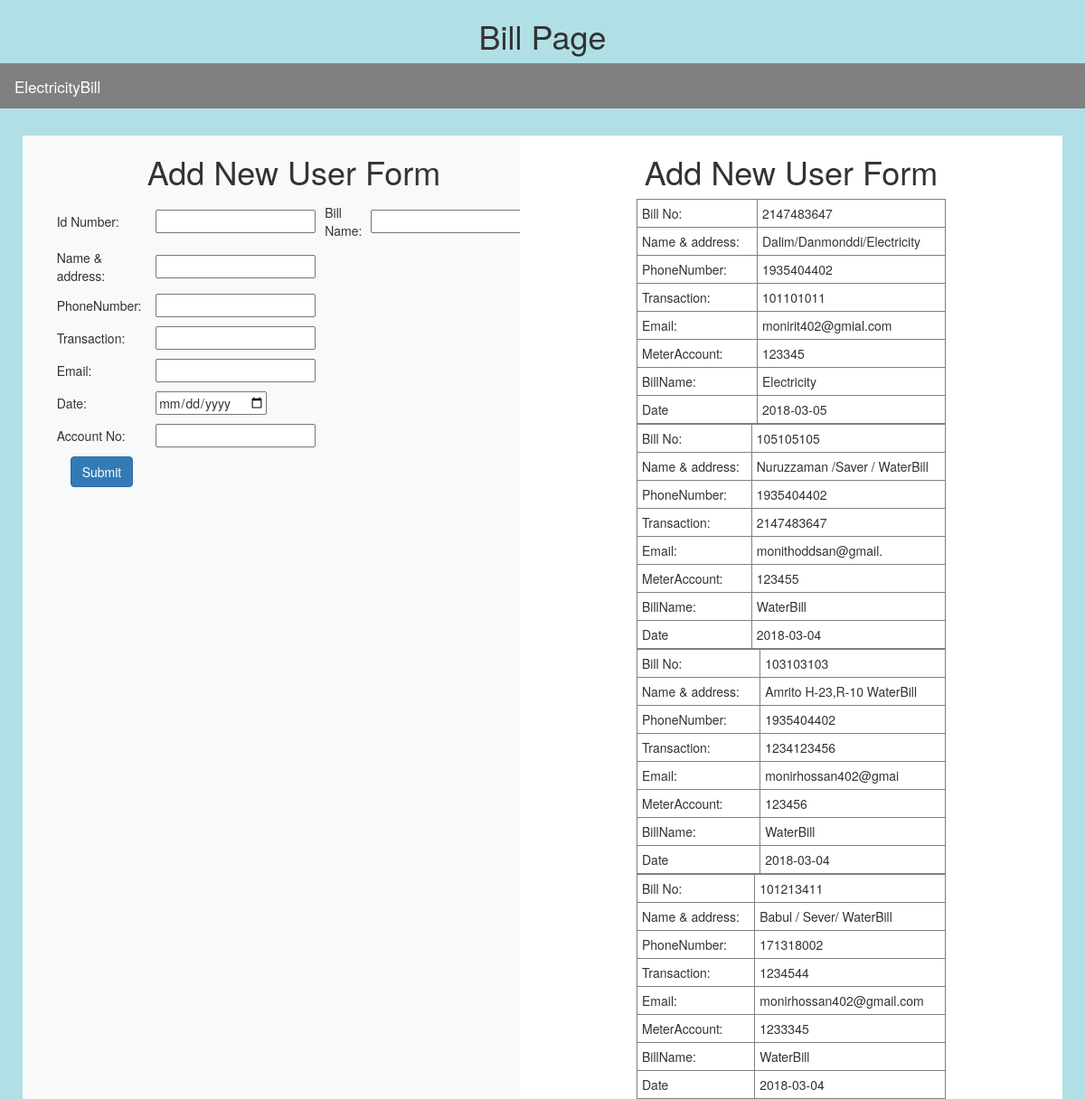
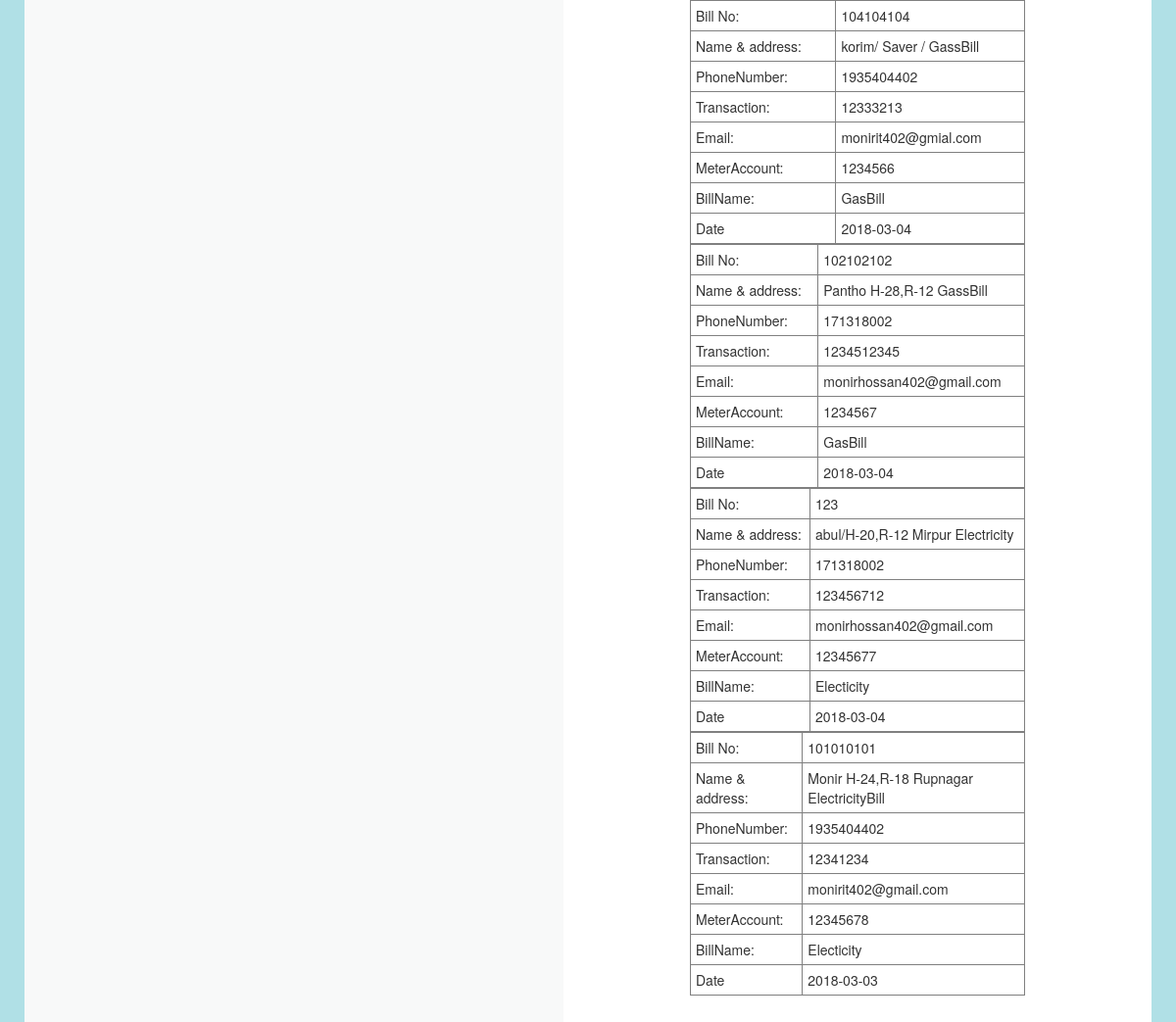
Page /Try/admin/ElectricityBill/addnewuserfrom.php on the committed database (2 pictures, top to bottom).
### tables this page shows
CREATE TABLE `addnewuser` (
  `id` int(12) NOT NULL,
  `name_address` varchar(50) NOT NULL,
  `contract_number` int(12) NOT NULL,
  `email` varchar(50) NOT NULL,
  `tansaction_id` int(12) NOT NULL,
  `submit_date` date NOT NULL,
  `account_no` int(12) NOT NULL,
  `electicitybill_name` varchar(234) NOT NULL
);

### Try/admin/ElectricityBill/addnewuserfrom.php (the view, shortened to what this page needs)
<!DOCTYPE HTML>
<html>
<head>
    <link href="http://netdna.bootstrapcdn.com/bootstrap/3.1.1/css/bootstrap.min.css" rel="stylesheet">
</head>
<body style="background-color:powderblue;">
<center>
<div id="header">
  <h1> Bill Page </h1>
</div>
  <div id="menu">
    <div class="topnav">
       <a href="electicity_bill.php">ElectricityBill</a>
   <div class="dropdown">
    <button class="dropbtn">
    </button>
  </div>
</div>
  </div>
<div id="cont">
<h1> Add New User Form</h1>
<table border="0px" width="60%">
<form id="addnewuser" name="cusinfo" method="post" action="addnewuserinsert.php";>
<tr>
<td colspan="0">Id Number:</td><td> <input id="id" input name="id"  type="text"  maxlength="30">
</td>
<td>Bill Name:</td><td> <input id="electricitybillname" input name="electricitybillname"  type="text"  maxlength="30">
</td>
</tr>
<tr>
<td colspan="0">Name & address:</td><td> <input id="nameadd" input name="nameadd"  type="text"  maxlength="30"> </td>
</tr>
<tr>
<td colspan="0">PhoneNumber:</td><td> <input id="contract" input name="contract"  type="text" maxlength="30"> </td>
</tr>
<tr>
<td>Transaction:</td><td> <input id="transaction" input name="transaction"  type="text"  maxlength="30"></td>
</tr>
<tr>
<td colspan="0">Email:</td><td> <input id="email" input name="email"  type="text"  maxlength="30"> </td>
</tr>
<tr>
<td>Date:</td><td> <input id="date" input name="date"  type="date"  maxlength="30"></td>
</tr>
<tr>
<td>Account No:</td> <td><input id="accountno" input name="accountno" type="text"  maxlength="30"></td>
</tr>
<tr>
<td> <div class="col-lg-6">
<button type="submit" class="btn btn-primary">Submit</button>
</div></td><td></td>
</tr>
</form>
</table>
</div>
<div class="container">
  <h1> Add New User Form</h1>
 <?php
include("config.php");
$sql = "SELECT * FROM addnewuser ";
$result=mysqli_query($myConnection,$sql);
while($row=mysqli_fetch_array($result) ) {
$id= $row['id'];
$nameadd= $row['name_address'];
$accountno= $row['account_no'];
$date= $row['submit_date'];
$email= $row['email'];
$contract= $row['contract_number'];
$electricitybillname= $row['electicitybill_name'];
$transaction= $row['tansaction_id'];
echo'<table  width="60%" border="5px">
<table border="solid 0px 0px 1px 0px" width="60%">
<form id="electricity" name="cusinfo" method="post" action="addnewuserinsert.php";>
<tr>
<td colspan="0">Bill No:</td><td> '.$id.'</td>
</tr>
<tr>
<td colspan="0">Name & address:</td><td> '.$nameadd.'</td>
</tr>
<tr>
<td colspan="0">PhoneNumber: </td><td>'.$contract.'</td>
</tr>
<tr>
<td colspan="0">Transaction:</td><td>'.$transaction.'</td>
</tr>
<tr>
<td colspan="0">Email:</td><td>'.$email.' </td>
</tr>
<tr>
<td colspan="0"> MeterAccount:</td> <td>'.$accountno.'</td>
</tr>
<tr>
<td colspan="0">BillName: </td><td>'.$electricitybillname.'</td>
</tr>
<tr>
<td colspan="0">Date</td><td>'.$date.'</td>
</tr>
</form>
</table>';}?>
</div>
</center>
 </body>
</html>

### Try/admin/ElectricityBill/addnewuserfrom.php (style rules this page uses)
#header { width:100%; height: 70px; top: 0px; position: absolute; left: 0px; border: 0px ; }
#menu { width:100%; height: 50px; background-color: gray; top: 70px; position: absolute; left: 0px; border: 0px solid; }
.topnav a { float:left; display: block; color:white; text-align: center; padding: 14px 16px; text-decoration: none; font-size: 17px; }
.dropdown { float: left; overflow: hidden; }
.dropdown .dropbtn { font-size: 16px; border: none; outline: none; color: white; padding: 14px 16px; background-color: inherit; }
#cont { height: 10000px; width:50%; background-color: #F8F9F9; top: 150px; position: absolute; left: 25px; border: 0px solid; }
#th, td { padding: 5px; text-align: left; }
.container { width:50%; height: 10000px; background-color: white; top: 150px; position: absolute; right: 25px; border: 0px solid; }

### rows in the picture
addnewuser: id "2147483647", name_address "Dalim/Danmonddi/Electricity", contract_number "1935404402", tansaction "101101011", email "monirit402@gmial.com", account_no "123345", electicitybill_name "Electricity", submit_date "2018-03-05"
addnewuser: id "105105105", name_address "Nuruzzaman /Saver / WaterBill", contract_number "1935404402", tansaction "2147483647", email "monithoddsan@gmail.", account_no "123455", electicitybill_name "WaterBill", submit_date "2018-03-04"
addnewuser: id "103103103", name_address "Amrito H-23,R-10 WaterBill", contract_number "1935404402", tansaction "1234123456", email "monirhossan402@gmai", account_no "123456", electicitybill_name "WaterBill", submit_date "2018-03-04"
addnewuser: id "101213411", name_address "Babul / Sever/ WaterBill", contract_number "171318002", tansaction "1234544", email "monirhossan402@gmail.com", account_no "1233345", electicitybill_name "WaterBill", submit_date "2018-03-04"
addnewuser: id "104104104", name_address "korim/ Saver / GassBill", contract_number "1935404402", tansaction "12333213", email "monirit402@gmial.com", account_no "1234566", electicitybill_name "GasBill", submit_date "2018-03-04"
addnewuser: id "102102102", name_address "Pantho H-28,R-12 GassBill", contract_number "171318002", tansaction "1234512345", email "monirhossan402@gmail.com", account_no "1234567", electicitybill_name "GasBill", submit_date "2018-03-04"
addnewuser: id "123", name_address "abul/H-20,R-12 Mirpur Electricity", contract_number "171318002", tansaction "123456712", email "monirhossan402@gmail.com", account_no "12345677", electicitybill_name "Electicity", submit_date "2018-03-04"
addnewuser: id "101010101", name_address "Monir H-24,R-18 Rupnagar ElectricityBill", contract_number "1935404402", tansaction "12341234", email "monirit402@gmail.com", account_no "12345678", electicitybill_name "Electicity", submit_date "2018-03-03"
